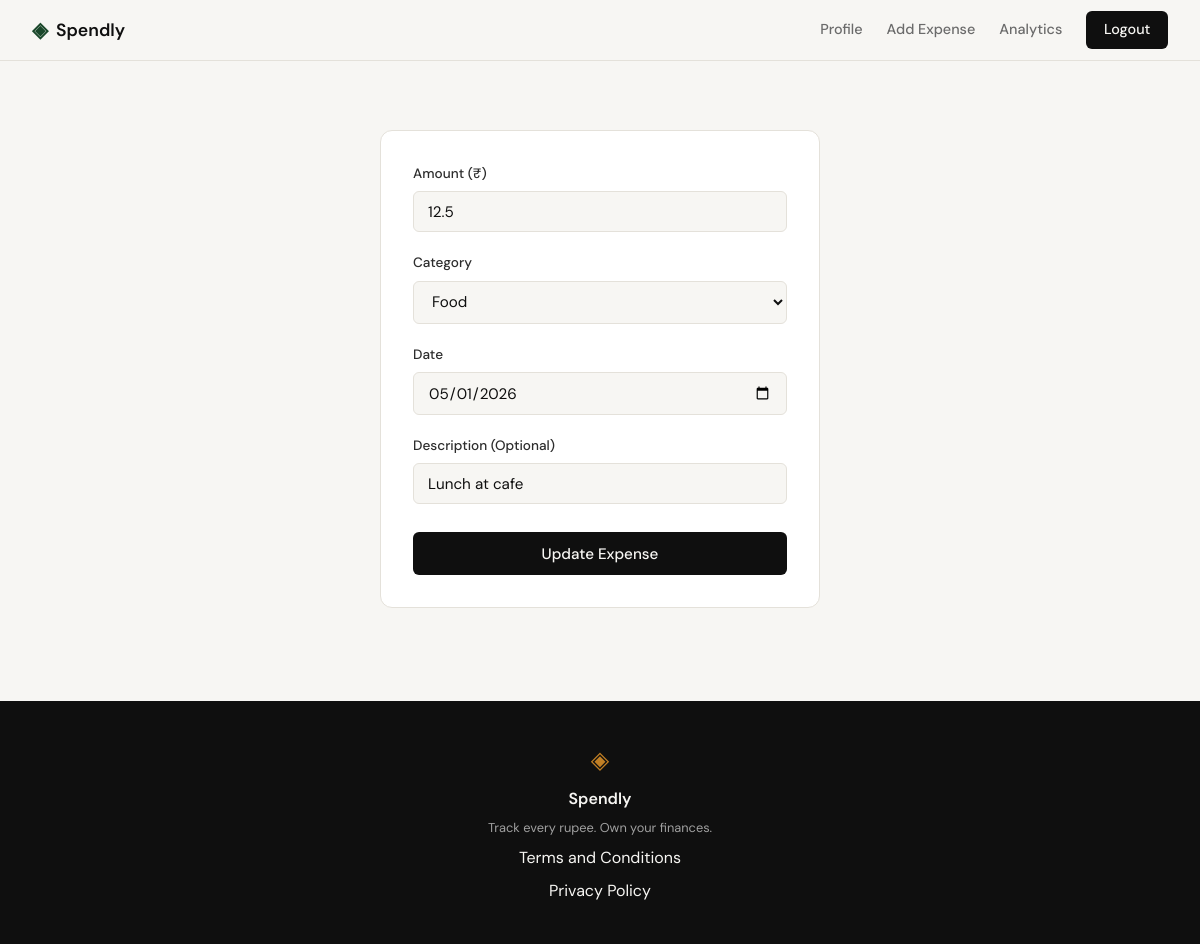
/expenses/1/edit (signed in), run on the app's committed database.
### tables this page shows
CREATE TABLE expenses (
            id INTEGER PRIMARY KEY AUTOINCREMENT,
            user_id INTEGER NOT NULL,
            amount REAL NOT NULL,
            category TEXT NOT NULL,
            date TEXT NOT NULL,
            description TEXT,
            created_at TEXT DEFAULT (datetime('now')),
            FOREIGN KEY (user_id) REFERENCES users (id)
        );

### app.py (the view, shortened to what this page needs)
@app.route("/expenses/<int:id>/edit", methods=["GET", "POST"])
@login_required
def edit_expense(id):
    categories = ["Food", "Transport", "Bills", "Health", "Entertainment", "Shopping", "Other"]
    user_id = session.get("user_id")
    expense = get_expense_by_id(id)
    if not expense or expense["user_id"] != user_id:
        return "Expense not found or unauthorized", 404
    return render_template("edit_expense.html", expense=expense, categories=categories)

### app.py (called while the page is built)
def login_required(f):
    @wraps(f)
    def decorated_function(*args, **kwargs):
        if session.get("user_id") is None:
            return redirect(url_for("login"))
        return f(*args, **kwargs)
    return decorated_function

### database/db.py (called while the page is built)
def get_db():
    if 'db' not in g:
        g.db = sqlite3.connect(current_app.config['DATABASE'])
        g.db.row_factory = sqlite3.Row
        g.db.execute("PRAGMA foreign_keys = ON")
    return g.db

### database/queries.py (called while the page is built)
def get_expense_by_id(expense_id):
    db = get_db()
    return db.execute("SELECT * FROM expenses WHERE id = ?", (expense_id,)).fetchone()

### templates/edit_expense.html (shortened to what this page needs)
{% extends "base.html" %}
{% block content %}
<section class="auth-section">
    <div class="auth-container">
        <div class="auth-card">
            <form method="POST" action="{{ url_for('edit_expense', id=expense.id) }}">
                <div class="form-group">
                    <label for="amount">Amount (₹)</label>
                    <input type="number" step="0.01" id="amount" name="amount"
                           class="form-input" placeholder="0.00"
                           value="{{ expense.amount }}"
                           required autofocus>
                </div>
                <div class="form-group">
                    <label for="category">Category</label>
                    <select id="category" name="category" class="form-input" required>
                        {% for cat in categories %}
                        <option value="{{ cat }}" {% if cat == expense.category %}selected{% endif %}>{{ cat }}</option>
                        {% endfor %}
                    </select>
                </div>
                <div class="form-group">
                    <label for="date">Date</label>
                    <input type="date" id="date" name="date"
                           class="form-input"
                           value="{{ expense.date }}"
                           required>
                </div>
                <div class="form-group">
                    <label for="description">Description (Optional)</label>
                    <input type="text" id="description" name="description"
                           class="form-input" placeholder="e.g. Lunch with friends"
                           value="{{ expense.description or '' }}"
                           maxlength="255">
                </div>
                <button type="submit" class="btn-submit">Update Expense</button>
            </form>
        </div>
    </div>
</section>
{% endblock %}

### static/css/style.css (style rules this page uses)
:root { --ink: #0f0f0f; --ink-soft: #2d2d2d; --ink-muted: #6b6b6b; --ink-faint: #a0a0a0; --paper: #f7f6f3; --paper-warm: #f0ede6; --paper-card: #ffffff; --accent: #1a472a; --accent-light: #e8f0eb; --accent-2: #c17f24; --accent-2-light: #fdf3e3; --danger: #c0392b; --danger-light: #fdecea; --border: #e4e1da; --border-soft: #eeebe4; --font-display: 'DM Serif Display', Georgia, serif; --font-body: 'DM Sans', system-ui, sans-serif; --max-width: 1200px; --auth-width: 440px; --radius-sm: 6px; --radius-md: 12px; --radius-lg: 20px; }
*, *::before, *::after { box-sizing: border-box; margin: 0; padding: 0; }
html { font-size: 16px; scroll-behavior: smooth; }
body { background: var(--paper); color: var(--ink); font-family: var(--font-body); font-size: 1rem; line-height: 1.6; -webkit-font-smoothing: antialiased; }
.auth-section { min-height: calc(100vh - 60px - 100px); display: flex; align-items: center; justify-content: center; padding: 3rem 2rem; }
.auth-container { width: 100%; max-width: var(--auth-width); }
.auth-card { background: var(--paper-card); border: 1px solid var(--border); border-radius: var(--radius-md); padding: 2rem; margin-bottom: 1.5rem; }
.form-group { margin-bottom: 1.25rem; }
.form-group label { display: block; font-size: 0.85rem; font-weight: 500; color: var(--ink-soft); margin-bottom: 0.4rem; }
.form-input { width: 100%; padding: 0.6rem 0.875rem; border: 1px solid var(--border); border-radius: var(--radius-sm); font-family: var(--font-body); font-size: 0.95rem; color: var(--ink); background: var(--paper); outline: none; transition: border-color 0.2s; }
.form-input::placeholder { color: var(--ink-faint); }
.btn-submit { width: 100%; padding: 0.7rem; background: var(--ink); color: var(--paper); border: none; border-radius: var(--radius-sm); font-family: var(--font-body); font-size: 0.95rem; font-weight: 500; cursor: pointer; transition: background 0.2s; margin-top: 0.5rem; }

### data on the page
expenses: amount "12.5", category "Food", date "05/01/2026", description "Lunch at cafe"
